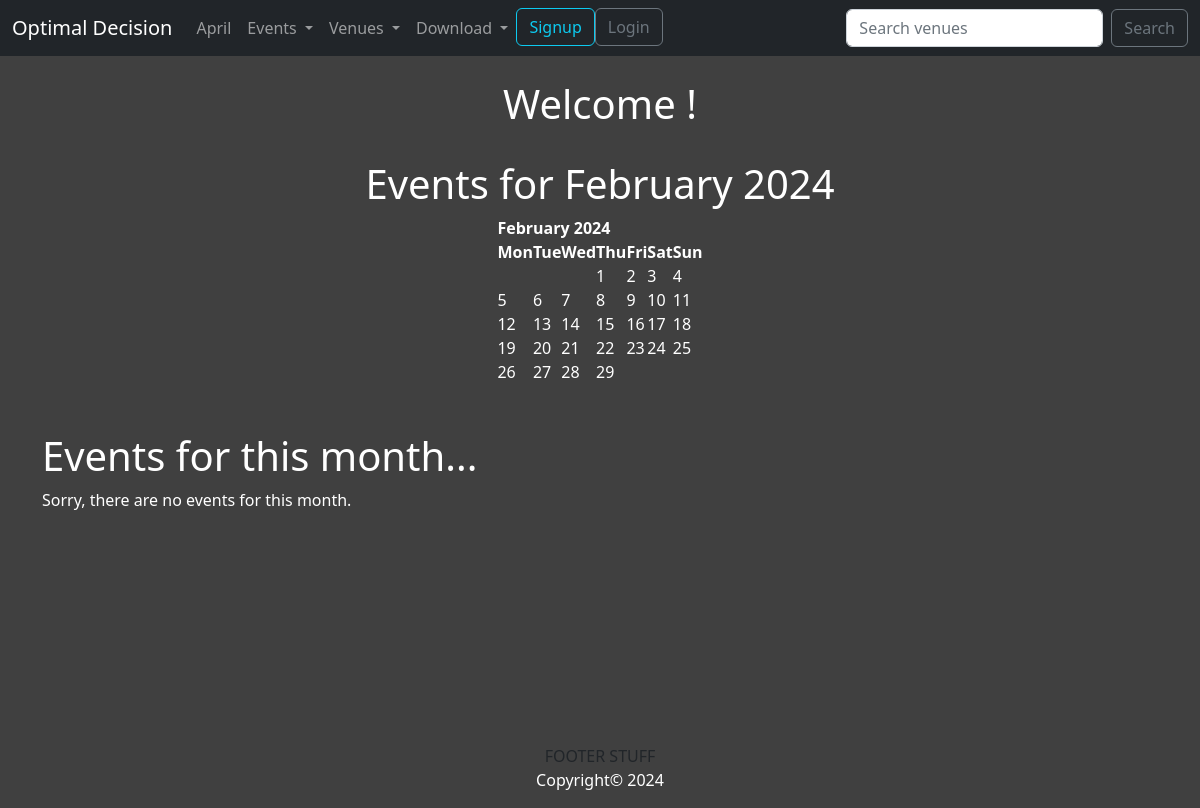
/, run on an earlier commit of the app's database.
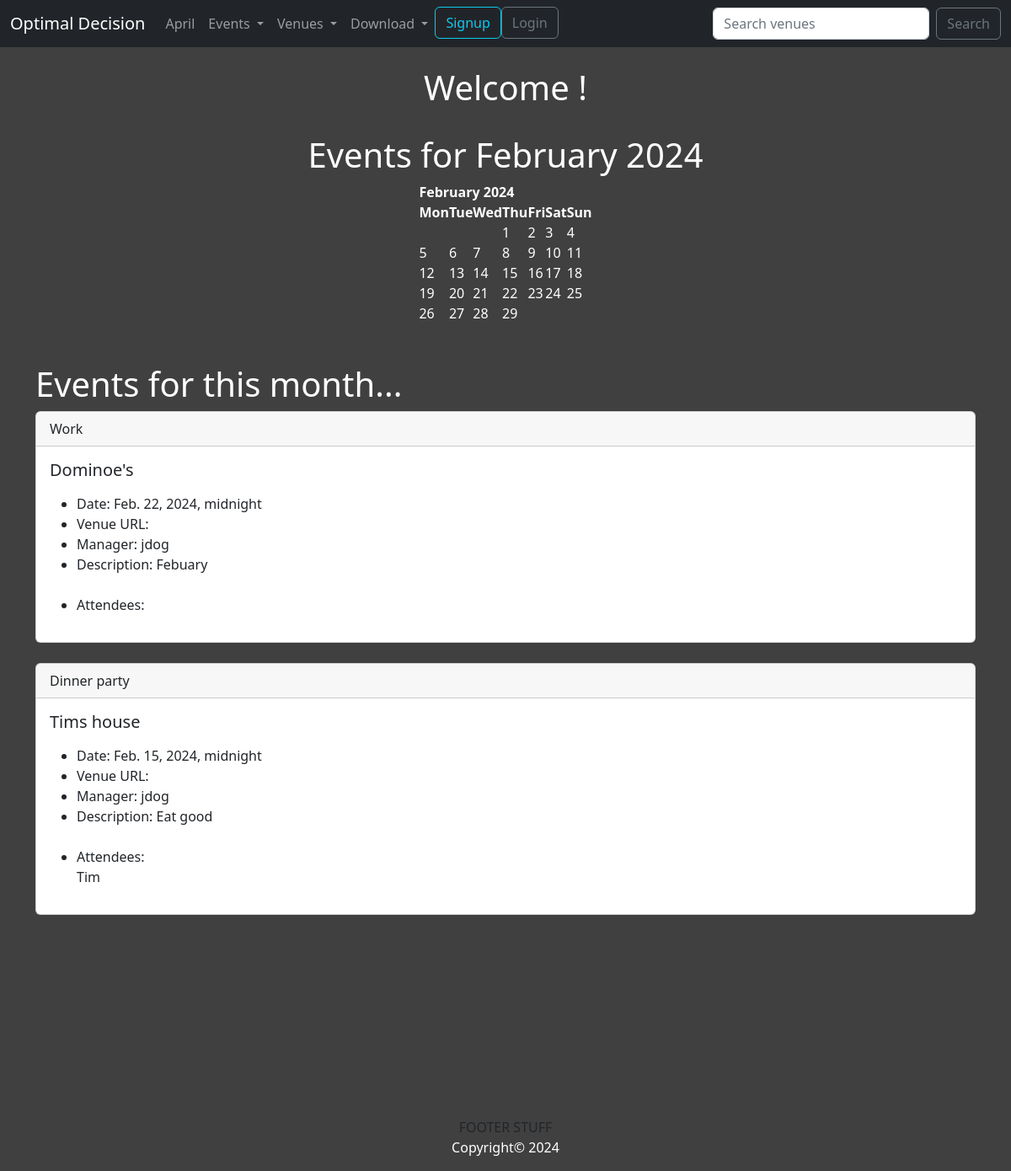
And on a later commit of the database.
### events/models.py (models this page shows, shortened)
class Event(models.Model):
    name = models.CharField('Event Name', max_length=120)
    event_date = models.DateTimeField('Event Date')
    venue = models.ForeignKey(Venue, blank=True, null=True, on_delete=models.CASCADE)
    manager = models.ForeignKey(User, related_name='manager', blank=True, null=True, on_delete=models.SET_NULL)
    description = models.TextField(blank=True)
    attendees = models.ManyToManyField(User, related_name='attendee', blank=True)
    def __str__(self):
        return self.name

class Venue(models.Model):
    name = models.CharField('Event Name', max_length=120)
    address = models.CharField('Address', max_length=300)
    zip_code = models.CharField('Zip Code', max_length=10)
    phone = models.CharField('Contact Phone', blank=True, max_length=25)
    web = models.URLField('Website Address', blank=True)
    email_address = models.EmailField('Email Address', blank=True)
    owner = models.IntegerField('Venue Owner', blank=False, default=1)
    venue_image = models.ImageField(blank=True, null=True, upload_to='images/')
    def __str__(self):
        return self.name

### events/views.py (the view)
# urls.py: path('', views.homePageView, name='home'),
def homePageView(request, year=datetime.now().year, month=datetime.now().strftime('%B')):
    name = ''
    month = month.title()
    month_number = list(calendar.month_name).index(month)
    month_number = int(month_number)
    cal = HTMLCalendar().formatmonth(year, month_number)
    now = datetime.now()
    current_year = now.year
    events_list = Event.objects.filter(event_date__year=year, event_date__month=month_number)
    return render(request, 'events/home.html', {
            'name': name,
            'year': year,
            'month': month,
            'month_number': month_number,
            'cal': cal,
            'current_year': current_year,
            'events_list': events_list
            })

### events/templates/events/home.html (shortened to what this page needs)
{% extends 'events/base.html' %}
{% block content %}
<center>
<h1>Welcome {{ user.get_username }}!</h1>
<br>
<h1>Events for {{ month}} {{ year }}</h1>
{{ cal|safe }}
</center>
<h1>Events for this month...</h1>
{% if events_list %}
    {% for event in events_list %}
<div class="card">
  <div class="card-header">
            {{ event }}</td>
  </div>
    <div class="card-body">
        <h5 class="card-title">{{ event.venue }}</h5>
        <p class="card-text">
            <ul>
                <li>Date: {{ event.event_date }} </li>
                <li>Venue URL: {{ event.venue.web }} </li>
                <li> Manager: {{ event.manager }} </li>
                <li>Description: {{ event.description }} </li>
                <br/>
                <li>Attendees:</li>
                {% for attendee in event.attendees.all %}
                {{ attendee }}<br/>
                {% endfor %}
            </ul>
        </p>
      </div>
</div>
    {% endfor %}
{% else %}
<p>Sorry, there are no events for this month.</p>
{% endif %}
{% endblock content %}

What changed in the data, as far as the page shows it:
added Event: name "Work", venue "Dominoe's", event_date "Feb. 22, 2024, midnight", manager "jdog", description "Febuary"
added Event: name "Dinner party", venue "Tims house", event_date "Feb. 15, 2024, midnight", manager "jdog", description "Eat good"
Also different on the page:
text no longer shown: "Sorry, there are no events for this month."
